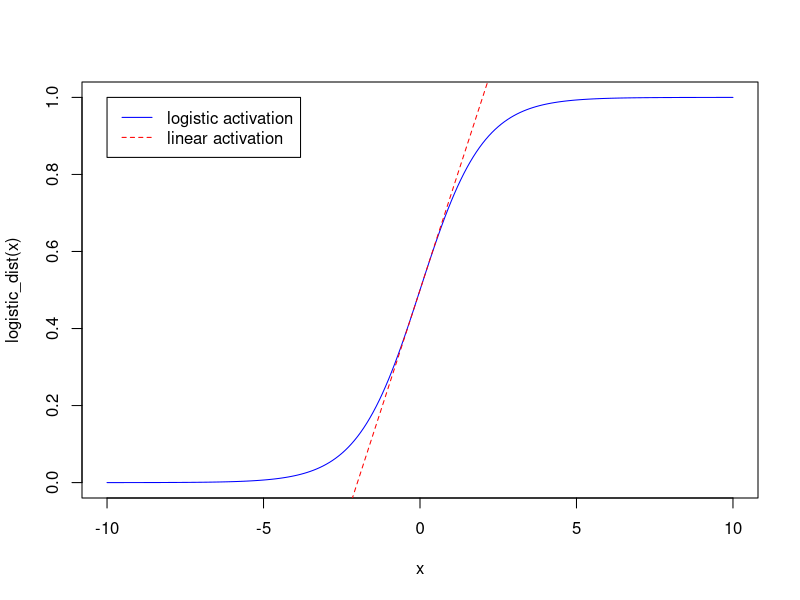

Write the R code that produced this figure.
## ---- chunk 1
logistic_dist <- function(x) {
  return( (1+exp(-x))^-1 )
}
x = seq(-10,10,0.1)
plot(
  x=x,
  y=logistic_dist(x),
  type='l',col="blue",,lty=1
  )
lines(
  x=seq(-3,3,0.1),
  y=(1/4)*seq(-3,3,0.1)+0.5,
  type='l',col="red",lty=2
)
legend(
  -10,1,
  legend=c(
    "logistic activation",
    "linear activation"
    ),
  col=c("blue","red"),
  lty=c(1,2)
  )
